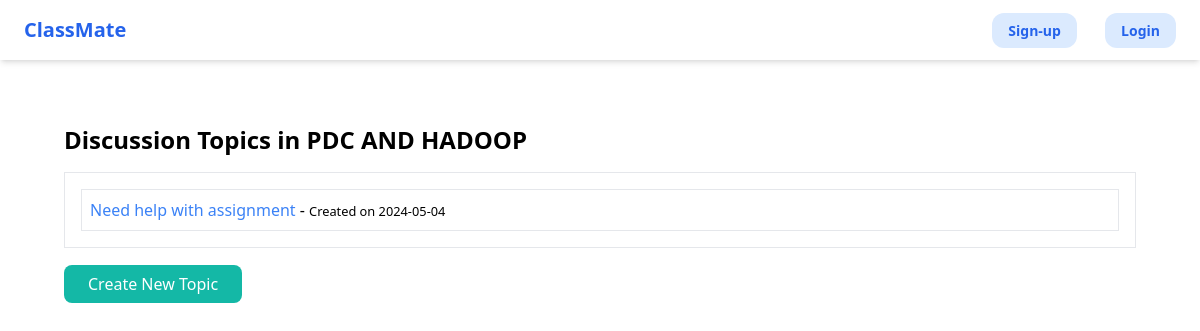
The app's page /classroom/2/discussions/ with its own data.
### classroom/models.py (models this page shows, shortened)
class Classroom(models.Model):
    instructor = models.ForeignKey(UserProfile, on_delete=models.CASCADE)
    title = models.CharField(max_length=255)
    description = models.TextField()
    code = models.CharField(max_length=20, unique=True)

### discussion/models.py (models this page shows, shortened)
class DiscussionTopic(models.Model):
    classroom = models.ForeignKey(Classroom, on_delete=models.CASCADE, related_name='discussion_topics')
    title = models.CharField(max_length=255)
    description = models.TextField()
    created_at = models.DateTimeField(auto_now_add=True)

### discussion/views.py (the view)
# urls.py: path('<int:classroom_id>/discussions/', discussion_views.classroom_discussions, name='classroom_discussions'),
def classroom_discussions(request, classroom_id):
    classroom = get_object_or_404(Classroom, id=classroom_id)
    topics = classroom.discussion_topics.all()
    context = {
        'classroom': classroom,
        'topics': topics
    }
    return render(request, 'discussion/discussions.html', context)

### discussion/templates/discussion/discussions.html (shortened to what this page needs)
{% extends 'core/base.html' %}
{% block content %}
<div class="m-10">
    <h1 class="text-2xl font-semibold mb-4">Discussion Topics in {{ classroom.title }}</h1>
    <ul class="mb-6 border p-4 ">
        {% for topic in topics %}
        <li class="p-2 border">
            <a href="{% url 'classroom:discussion_detail' topic.id %}" class="text-blue-500 hover:underline">
                {{ topic.title }}
            </a> - <small>Created on {{ topic.created_at|date:"Y-m-d" }}</small>
        </li>
        {% empty %}
        <p>No topics yet. <a href="{% url 'classroom:create_topic' classroom.id %}" class="text-blue-500 hover:underline">Create one?</a></p>
        {% endfor %}
    </ul>
    <a href="{% url 'classroom:create_topic' classroom.id %}" class="bg-teal-500 text-white px-6 py-2 rounded-lg mt-2">Create New Topic</a>
</div>
{% endblock %}

### records on screen
Classroom: title "PDC AND HADOOP"
DiscussionTopic: title "Need help with assignment", created_at "2024-05-04"
